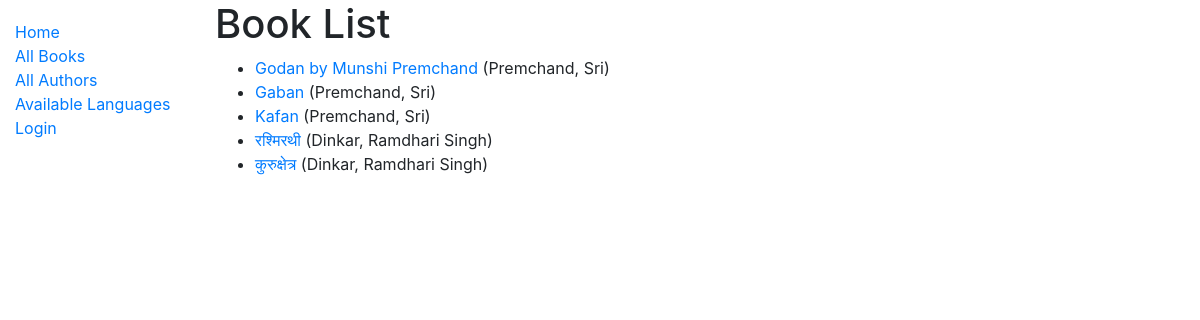
/catalog/books/, run on an earlier commit of the app's database.
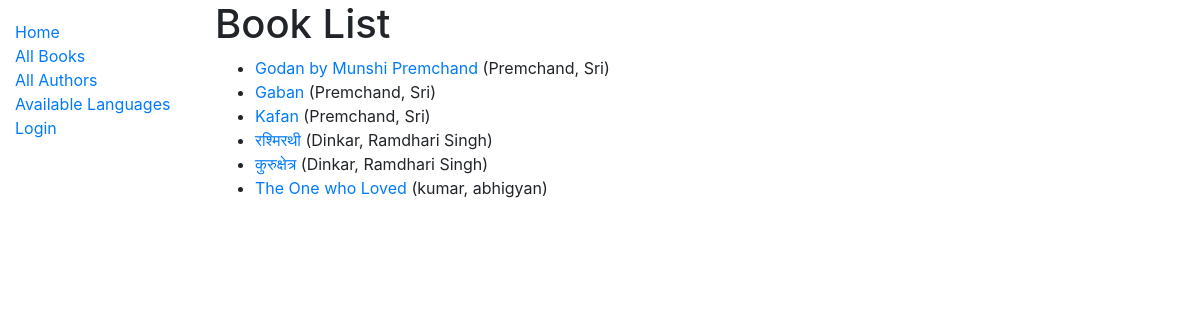
And on a later commit of the database.
### catalog/models.py (models this page shows, shortened)
class Book(models.Model):
    title = models.CharField(max_length=200)
    author = models.ForeignKey('Author', on_delete=models.SET_NULL, null=True)
    summary = models.TextField(max_length=1000, help_text='Enter a brief description os the book')
    isbn = models.CharField('ISBN', max_length=13, help_text='13 Character <a href="https://www.isbn-international.org/content/what-isbn">ISBN number</a>')
    genre = models.ManyToManyField(Genre, help_text='Select a genre for this Boook')
    language = models.ForeignKey('Language', on_delete=models.SET_NULL, null=True)
    def get_absolute_url(self):
        return reverse('book-detail', args=[str(self.id)])
    def display_genre(self):
        """Create a string for the Genre. This is required to display genre in Admin."""
        return ', '.join(genre.name for genre in self.genre.all()[:3])
    display_genre.short_description = 'Genre'

class Author(models.Model):
    first_name = models.CharField(max_length=100)
    last_name = models.CharField(max_length=100)
    date_of_birth = models.DateField(null=True, blank=True)
    date_of_death = models.DateField('Died', null=True, blank=True)
    class Meta:
        ordering = ['last_name', 'first_name']
    def __str__(self):
        return f'{self.last_name}, {self.first_name}'

### catalog/views.py (the view)
# urls.py: path('books/', views.BookListView.as_view(), name='books'),
class BookListView(generic.ListView):
    model = Book
    paginate_by = 10

### catalog/templates/catalog/book_list.html
{% extends "base_generic.html" %}
{% block content %}
  <h1>Book List</h1>
  {% if book_list %}
  <ul>
    {% for book in book_list %}
      <li>
        <a href="{{ book.get_absolute_url }}">{{ book.title }}</a> ({{book.author}})
      </li>
    {% endfor %}
  </ul>
  {% else %}
    <p>There are no books in the library.</p>
  {% endif %}
{% endblock %}

### catalog/templates/base_generic.html (shortened to what this page needs)
<!DOCTYPE html>
<html lang="en">
<head>
  <link rel="stylesheet" href="https://stackpath.bootstrapcdn.com/bootstrap/4.1.3/css/bootstrap.min.css">
  {% load static %}
  <link rel="stylesheet" href="{% static 'css/styles.css' %}">
</head>
<body>
  <div class="container-fluid">
    <div class="row">
      <div class="col-sm-2">
      {% block sidebar %}
        <ul class="sidebar-nav">
          <li><a href="{% url 'index' %}">Home</a></li>
          <li><a href="{% url 'books' %}">All Books</a></li>
          <li><a href="{% url 'authors' %}">All Authors</a></li>
          <li><a href="{% url 'languages' %}">Available Languages</a></li>
          {% if user.is_authenticated %}
     <li>User: {{ user.get_username }}</li>
     <li><a href="{% url 'my-borrowed' %}">My Borrowed</a></li>
     <li><a href="{% url 'logout'%}?next={{request.path}}">Logout</a></li>
   {% else %}
     <li><a href="{% url 'login'%}?next={{request.path}}">Login</a></li>
   {% endif %}
        </ul>
     {% endblock %}
      </div>
      <div class="col-sm-10 ">{% block content %}{% endblock %}</div>
    </div>
  </div>
</body>
</html>

### catalog/static/css/styles.css (style rules this page uses)
.sidebar-nav { margin-top: 20px; padding: 0; list-style: none; colour: red; }

What changed in the data, as far as the page shows it:
added Book: title "The One who Loved", author "kumar, abhigyan"
